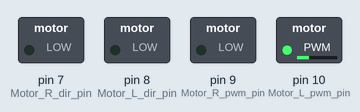
The sketch below on a simulated Arduino Mega 2560, built with avr-gcc and run on an emulated ATmega2560. On the bench: switched loads named in the sketch (green lamp = pin HIGH).

Above: at 0.1 s.
At 2.2 s:
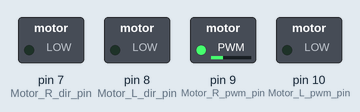
At 3.4 s:
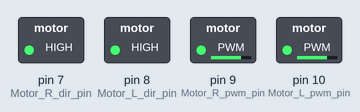
At 7.4 s:
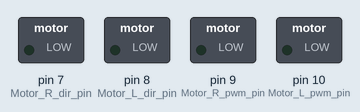
Timing chart, 0 to 8.9 s (numbered marks = the images above):
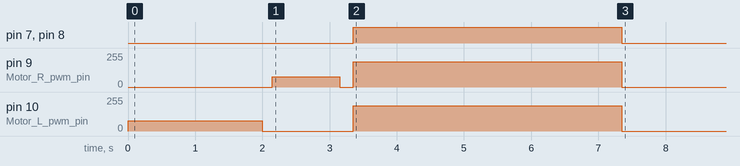

The sketch:

week_39-40_e01.ino
```cpp
#include <LiquidCrystal.h>

#define Motor_forward    0
#define Motor_return     1
#define Motor_L_dir_pin  8 //we swapped the pins because the turning was inversed
#define Motor_R_dir_pin  7
#define Motor_L_pwm_pin  10
#define Motor_R_pwm_pin  9

LiquidCrystal lcd(37, 36, 35, 34, 33, 32);

// PWM Speed Constants (8-bit: 0 - 255)
const int SPEED_30_PERCENT = 76;   // 255 * 0.30
const int SPEED_75_PERCENT = 191;  // 255 * 0.75

void stopMotors() {
  analogWrite(Motor_L_pwm_pin, 0);
  analogWrite(Motor_R_pwm_pin, 0);
  digitalWrite(Motor_L_dir_pin, LOW);
  digitalWrite(Motor_R_dir_pin, LOW);
}


void setup() {
  // Force pins LOW before anything else
  digitalWrite(Motor_L_pwm_pin, LOW);
  digitalWrite(Motor_R_pwm_pin, LOW);
  digitalWrite(Motor_L_dir_pin, LOW);
  digitalWrite(Motor_R_dir_pin, LOW);

  // Set pin modes
  pinMode(Motor_L_dir_pin, OUTPUT);
  pinMode(Motor_R_dir_pin, OUTPUT);
  pinMode(Motor_L_pwm_pin, OUTPUT);
  pinMode(Motor_R_pwm_pin, OUTPUT);

  // 3. Ensure outputs are zeroed
  stopMotors();

  //Step 1: left wheel forward
  digitalWrite(Motor_L_dir_pin, Motor_forward);
  analogWrite(Motor_L_pwm_pin, SPEED_30_PERCENT);
  analogWrite(Motor_R_pwm_pin, 0);
  delay(2000);

  // Stop before next step
  stopMotors();
  delay(150);

  //Step 2: right wheel forward

  digitalWrite(Motor_R_dir_pin, Motor_forward);
  analogWrite(Motor_R_pwm_pin, SPEED_30_PERCENT);
  analogWrite(Motor_L_pwm_pin, 0);
  delay(1000);

  // Stop & clear motor coils before reversing
  stopMotors();
  delay(200);

  //Step 3: both wheels backwards
  digitalWrite(Motor_L_dir_pin, Motor_return);
  digitalWrite(Motor_R_dir_pin, Motor_return);
  analogWrite(Motor_L_pwm_pin, SPEED_75_PERCENT);
  analogWrite(Motor_R_pwm_pin, SPEED_75_PERCENT);
  delay(4000);

  //Step 4: stop motors

  stopMotors();
}

void loop() {
  // Sequence runs once in setup()
}
```
